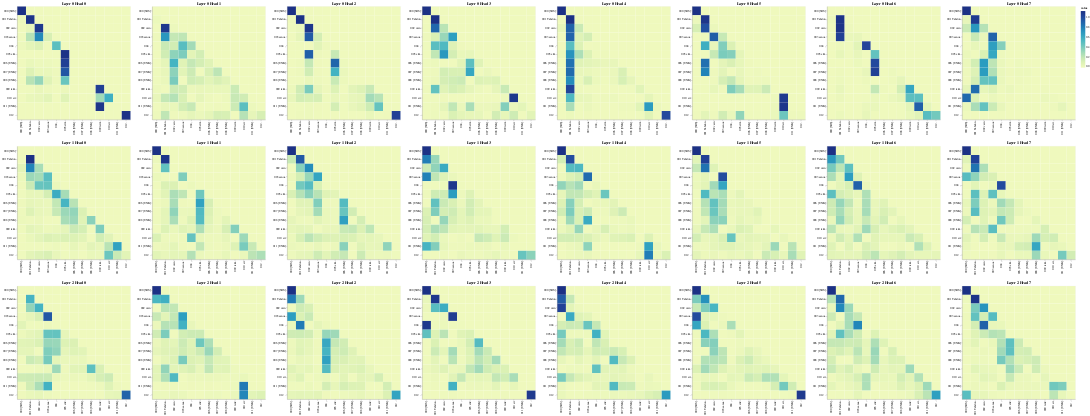

Here is the notebook cell this chart was saved with:
### Markdown cell above
### Decoder Self-Attention

### Code cell
get_all_attention_maps("decoder", layers, heads, decoder_input_tokens, decoder_input_tokens, min(20, sentence_length))

### Figure 1 — Vega-Lite specification as saved in the notebook (floating-point values rounded to 4 significant figures; data arrays with more than 128 entries replaced by an {"elided": "..."} marker saying what was removed)
{"config": {"view": {"continuousWidth": 300, "continuousHeight": 300}}, "vconcat": [{"hconcat": [{"data": {"name": "data-dbecc0b2ae54ac581e19ef372d4d9ed4"}, "mark": {"type": "rect"}, "encoding": {"color": {"field": "value", "type": "quantitative"}, "tooltip": [{"field": "row", "type": "quantitative"}, {"field": "column", "type": "quantitative"}, {"field": "value", "type": "quantitative"}, {"field": "row_token", "type": "nominal"}, {"field": "col_token", "type": "nominal"}], "x": {"axis": {"title": ""}, "field": "col_token", "type": "nominal"}, "y": {"axis": {"title": ""}, "field": "row_token", "type": "nominal"}}, "height": 400, "name": "view_25", "title": "Layer 0 Head 0", "width": 400}, {"data": {"name": "data-ac32cddfe577850a31e739a5f0d7e219"}, "mark": {"type": "rect"}, "encoding": {"color": {"field": "value", "type": "quantitative"}, "tooltip": [{"field": "row", "type": "quantitative"}, {"field": "column", "type": "quantitative"}, {"field": "value", "type": "quantitative"}, {"field": "row_token", "type": "nominal"}, {"field": "col_token", "type": "nominal"}], "x": {"axis": {"title": ""}, "field": "col_token", "type": "nominal"}, "y": {"axis": {"title": ""}, "field": "row_token", "type": "nominal"}}, "height": 400, "name": "view_26", "title": "Layer 0 Head 1", "width": 400}, {"data": {"name": "data-440d7ce60f3c70d982cdd876fc06fef8"}, "mark": {"type": "rect"}, "encoding": {"color": {"field": "value", "type": "quantitative"}, "tooltip": [{"field": "row", "type": "quantitative"}, {"field": "column", "type": "quantitative"}, {"field": "value", "type": "quantitative"}, {"field": "row_token", "type": "nominal"}, {"field": "col_token", "type": "nominal"}], "x": {"axis": {"title": ""}, "field": "col_token", "type": "nominal"}, "y": {"axis": {"title": ""}, "field": "row_token", "type": "nominal"}}, "height": 400, "name": "view_27", "title": "Layer 0 Head 2", "width": 400}, {"data": {"name": "data-11430d51e4e2f97269501ff8b1478418"}, "mark": {"type": "rect"}, "encoding": {"color": {"field": "value", "type": "quantitative"}, "tooltip": [{"field": "row", "type": "quantitative"}, {"field": "column", "type": "quantitative"}, {"field": "value", "type": "quantitative"}, {"field": "row_token", "type": "nominal"}, {"field": "col_token", "type": "nominal"}], "x": {"axis": {"title": ""}, "field": "col_token", "type": "nominal"}, "y": {"axis": {"title": ""}, "field": "row_token", "type": "nominal"}}, "height": 400, "name": "view_28", "title": "Layer 0 Head 3", "width": 400}, {"data": {"name": "data-43adbbff849b4146e08d20ed8d720259"}, "mark": {"type": "rect"}, "encoding": {"color": {"field": "value", "type": "quantitative"}, "tooltip": [{"field": "row", "type": "quantitative"}, {"field": "column", "type": "quantitative"}, {"field": "value", "type": "quantitative"}, {"field": "row_token", "type": "nominal"}, {"field": "col_token", "type": "nominal"}], "x": {"axis": {"title": ""}, "field": "col_token", "type": "nominal"}, "y": {"axis": {"title": ""}, "field": "row_token", "type": "nominal"}}, "height": 400, "name": "view_29", "title": "Layer 0 Head 4", "width": 400}, {"data": {"name": "data-4415318be25e9d9c2348c2fa1eef00dc"}, "mark": {"type": "rect"}, "encoding": {"color": {"field": "value", "type": "quantitative"}, "tooltip": [{"field": "row", "type": "quantitative"}, {"field": "column", "type": "quantitative"}, {"field": "value", "type": "quantitative"}, {"field": "row_token", "type": "nominal"}, {"field": "col_token", "type": "nominal"}], "x": {"axis": {"title": ""}, "field": "col_token", "type": "nominal"}, "y": {"axis": {"title": ""}, "field": "row_token", "type": "nominal"}}, "height": 400, "name": "view_30", "title": "Layer 0 Head 5", "width": 400}, {"data": {"name": "data-4fc9d22c961ce734ad25eb5cc6077bfd"}, "mark": {"type": "rect"}, "encoding": {"color": {"field": "value", "type": "quantitative"}, "tooltip": [{"field": "row", "type": "quantitative"}, {"field": "column", "type": "quantitative"}, {"field": "value", "type": "quantitative"}, {"field": "row_token", "type": "nominal"}, {"field": "col_token", "type": "nominal"}], "x": {"axis": {"title": ""}, "field": "col_token", "type": "nominal"}, "y": {"axis": {"title": ""}, "field": "row_token", "type": "nominal"}}, "height": 400, "name": "view_31", "title": "Layer 0 Head 6", "width": 400}, {"data": {"name": "data-1e0737e942f4faf5c8ece1f1a64199ac"}, "mark": {"type": "rect"}, "encoding": {"color": {"field": "value", "type": "quantitative"}, "tooltip": [{"field": "row", "type": "quantitative"}, {"field": "column", "type": "quantitative"}, {"field": "value", "type": "quantitative"}, {"field": "row_token", "type": "nominal"}, {"field": "col_token", "type": "nominal"}], "x": {"axis": {"title": ""}, "field": "col_token", "type": "nominal"}, "y": {"axis": {"title": ""}, "field": "row_token", "type": "nominal"}}, "height": 400, "name": "view_32", "title": "Layer 0 Head 7", "width": 400}]}, {"hconcat": [{"data": {"name": "data-9efffc35b3c2242017773f7925795140"}, "mark": {"type": "rect"}, "encoding": {"color": {"field": "value", "type": "quantitative"}, "tooltip": [{"field": "row", "type": "quantitative"}, {"field": "column", "type": "quantitative"}, {"field": "value", "type": "quantitative"}, {"field": "row_token", "type": "nominal"}, {"field": "col_token", "type": "nominal"}], "x": {"axis": {"title": ""}, "field": "col_token", "type": "nominal"}, "y": {"axis": {"title": ""}, "field": "row_token", "type": "nominal"}}, "height": 400, "name": "view_33", "title": "Layer 1 Head 0", "width": 400}, {"data": {"name": "data-4b0afcd7724a6e8ffc510f5390681aa7"}, "mark": {"type": "rect"}, "encoding": {"color": {"field": "value", "type": "quantitative"}, "tooltip": [{"field": "row", "type": "quantitative"}, {"field": "column", "type": "quantitative"}, {"field": "value", "type": "quantitative"}, {"field": "row_token", "type": "nominal"}, {"field": "col_token", "type": "nominal"}], "x": {"axis": {"title": ""}, "field": "col_token", "type": "nominal"}, "y": {"axis": {"title": ""}, "field": "row_token", "type": "nominal"}}, "height": 400, "name": "view_34", "title": "Layer 1 Head 1", "width": 400}, {"data": {"name": "data-361d231b9e3ca5e4b3e07821fc1a5617"}, "mark": {"type": "rect"}, "encoding": {"color": {"field": "value", "type": "quantitative"}, "tooltip": [{"field": "row", "type": "quantitative"}, {"field": "column", "type": "quantitative"}, {"field": "value", "type": "quantitative"}, {"field": "row_token", "type": "nominal"}, {"field": "col_token", "type": "nominal"}], "x": {"axis": {"title": ""}, "field": "col_token", "type": "nominal"}, "y": {"axis": {"title": ""}, "field": "row_token", "type": "nominal"}}, "height": 400, "name": "view_35", "title": "Layer 1 Head 2", "width": 400}, {"data": {"name": "data-beebb6dfa855457aada3c6b50c887b43"}, "mark": {"type": "rect"}, "encoding": {"color": {"field": "value", "type": "quantitative"}, "tooltip": [{"field": "row", "type": "quantitative"}, {"field": "column", "type": "quantitative"}, {"field": "value", "type": "quantitative"}, {"field": "row_token", "type": "nominal"}, {"field": "col_token", "type": "nominal"}], "x": {"axis": {"title": ""}, "field": "col_token", "type": "nominal"}, "y": {"axis": {"title": ""}, "field": "row_token", "type": "nominal"}}, "height": 400, "name": "view_36", "title": "Layer 1 Head 3", "width": 400}, {"data": {"name": "data-2cd8ba163ed7076e73d5be813b052d50"}, "mark": {"type": "rect"}, "encoding": {"color": {"field": "value", "type": "quantitative"}, "tooltip": [{"field": "row", "type": "quantitative"}, {"field": "column", "type": "quantitative"}, {"field": "value", "type": "quantitative"}, {"field": "row_token", "type": "nominal"}, {"field": "col_token", "type": "nominal"}], "x": {"axis": {"title": ""}, "field": "col_token", "type": "nominal"}, "y": {"axis": {"title": ""}, "field": "row_token", "type": "nominal"}}, "height": 400, "name": "view_37", "title": "Layer 1 Head 4", "width": 400}, {"data": {"name": "data-4021dbe9dc2d18f1dd5f8241cba5d685"}, "mark": {"type": "rect"}, "encoding": {"color": {"field": "value", "type": "quantitative"}, "tooltip": [{"field": "row", "type": "quantitative"}, {"field": "column", "type": "quantitative"}, {"field": "value", "type": "quantitative"}, {"field": "row_token", "type": "nominal"}, {"field": "col_token", "type": "nominal"}], "x": {"axis": {"title": ""}, "field": "col_token", "type": "nominal"}, "y": {"axis": {"title": ""}, "field": "row_token", "type": "nominal"}}, "height": 400, "name": "view_38", "title": "Layer 1 Head 5", "width": 400}, {"data": {"name": "data-95a940432bc1f98f75b954ba3a9728aa"}, "mark": {"type": "rect"}, "encoding": {"color": {"field": "value", "type": "quantitative"}, "tooltip": [{"field": "row", "type": "quantitative"}, {"field": "column", "type": "quantitative"}, {"field": "value", "type": "quantitative"}, {"field": "row_token", "type": "nominal"}, {"field": "col_token", "type": "nominal"}], "x": {"axis": {"title": ""}, "field": "col_token", "type": "nominal"}, "y": {"axis": {"title": ""}, "field": "row_token", "type": "nominal"}}, "height": 400, "name": "view_39", "title": "Layer 1 Head 6", "width": 400}, {"data": {"name": "data-eda6d3e56d181002c6a4ed4883b5dc10"}, "mark": {"type": "rect"}, "encoding": {"color": {"field": "value", "type": "quantitative"}, "tooltip": [{"field": "row", "type": "quantitative"}, {"field": "column", "type": "quantitative"}, {"field": "value", "type": "quantitative"}, {"field": "row_token", "type": "nominal"}, {"field": "col_token", "type": "nominal"}], "x": {"axis": {"title": ""}, "field": "col_token", "type": "nominal"}, "y": {"axis": {"title": ""}, "field": "row_token", "type": "nominal"}}, "height": 400, "name": "view_40", "title": "Layer 1 Head 7", "width": 400}]}, {"hconcat": [{"data": {"name": "data-5974187c0ceb7362a62e57b9a5bf98cd"}, "mark": {"type": "rect"}, "encoding": {"color": {"field": "value", "type": "quantitative"}, "tooltip": [{"field": "row", "type": "quantitative"}, {"field": "column", "type": "quantitative"}, {"field": "value", "type": "quantitative"}, {"field": "row_token", "type": "nominal"}, {"field": "col_token", "type": "nominal"}], "x": {"axis": {"title": ""}, "field": "col_token", "type": "nominal"}, "y": {"axis": {"title": ""}, "field": "row_token", "type": "nominal"}}, "height": 400, "name": "view_41", "title": "Layer 2 Head 0", "width": 400}, {"data": {"name": "data-aa747e279100929857955150fac510d9"}, "mark": {"type": "rect"}, "encoding": {"color": {"field": "value", "type": "quantitative"}, "tooltip": [{"field": "row", "type": "quantitative"}, {"field": "column", "type": "quantitative"}, {"field": "value", "type": "quantitative"}, {"field": "row_token", "type": "nominal"}, {"field": "col_token", "type": "nominal"}], "x": {"axis": {"title": ""}, "field": "col_token", "type": "nominal"}, "y": {"axis": {"title": ""}, "field": "row_token", "type": "nominal"}}, "height": 400, "name": "view_42", "title": "Layer 2 Head 1", "width": 400}, {"data": {"name": "data-c1423c8299633dfc738982961b8250d7"}, "mark": {"type": "rect"}, "encoding": {"color": {"field": "value", "type": "quantitative"}, "tooltip": [{"field": "row", "type": "quantitative"}, {"field": "column", "type": "quantitative"}, {"field": "value", "type": "quantitative"}, {"field": "row_token", "type": "nominal"}, {"field": "col_token", "type": "nominal"}], "x": {"axis": {"title": ""}, "field": "col_token", "type": "nominal"}, "y": {"axis": {"title": ""}, "field": "row_token", "type": "nominal"}}, "height": 400, "name": "view_43", "title": "Layer 2 Head 2", "width": 400}, {"data": {"name": "data-6d914503c2cccab1de3ad2152c7164ff"}, "mark": {"type": "rect"}, "encoding": {"color": {"field": "value", "type": "quantitative"}, "tooltip": [{"field": "row", "type": "quantitative"}, {"field": "column", "type": "quantitative"}, {"field": "value", "type": "quantitative"}, {"field": "row_token", "type": "nominal"}, {"field": "col_token", "type": "nominal"}], "x": {"axis": {"title": ""}, "field": "col_token", "type": "nominal"}, "y": {"axis": {"title": ""}, "field": "row_token", "type": "nominal"}}, "height": 400, "name": "view_44", "title": "Layer 2 Head 3", "width": 400}, {"data": {"name": "data-78c77940c9cab37d574dbeef760734dd"}, "mark": {"type": "rect"}, "encoding": {"color": {"field": "value", "type": "quantitative"}, "tooltip": [{"field": "row", "type": "quantitative"}, {"field": "column", "type": "quantitative"}, {"field": "value", "type": "quantitative"}, {"field": "row_token", "type": "nominal"}, {"field": "col_token", "type": "nominal"}], "x": {"axis": {"title": ""}, "field": "col_token", "type": "nominal"}, "y": {"axis": {"title": ""}, "field": "row_token", "type": "nominal"}}, "height": 400, "name": "view_45", "title": "Layer 2 Head 4", "width": 400}, {"data": {"name": "data-8531ec51870ed4bcc68948ebc79fabc3"}, "mark": {"type": "rect"}, "encoding": {"color": {"field": "value", "type": "quantitative"}, "tooltip": [{"field": "row", "type": "quantitative"}, {"field": "column", "type": "quantitative"}, {"field": "value", "type": "quantitative"}, {"field": "row_token", "type": "nominal"}, {"field": "col_token", "type": "nominal"}], "x": {"axis": {"title": ""}, "field": "col_token", "type": "nominal"}, "y": {"axis": {"title": ""}, "field": "row_token", "type": "nominal"}}, "height": 400, "name": "view_46", "title": "Layer 2 Head 5", "width": 400}, {"data": {"name": "data-1c1fcf8d1739c53d5454337d463557ae"}, "mark": {"type": "rect"}, "encoding": {"color": {"field": "value", "type": "quantitative"}, "tooltip": [{"field": "row", "type": "quantitative"}, {"field": "column", "type": "quantitative"}, {"field": "value", "type": "quantitative"}, {"field": "row_token", "type": "nominal"}, {"field": "col_token", "type": "nominal"}], "x": {"axis": {"title": ""}, "field": "col_token", "type": "nominal"}, "y": {"axis": {"title": ""}, "field": "row_token", "type": "nominal"}}, "height": 400, "name": "view_47", "title": "Layer 2 Head 6", "width": 400}, {"data": {"name": "data-9c86205172c0ac0f8ea53264024860c6"}, "mark": {"type": "rect"}, "encoding": {"color": {"field": "value", "type": "quantitative"}, "tooltip": [{"field": "row", "type": "quantitative"}, {"field": "column", "type": "quantitative"}, {"field": "value", "type": "quantitative"}, {"field": "row_token", "type": "nominal"}, {"field": "col_token", "type": "nominal"}], "x": {"axis": {"title": ""}, "field": "col_token", "type": "nominal"}, "y": {"axis": {"title": ""}, "field": "row_token", "type": "nominal"}}, "height": 400, "name": "view_48", "title": "Layer 2 Head 7", "width": 400}]}], "params": [{"name": "param_25", "select": {"type": "interval", "encodings": ["x", "y"]}, "bind": "scales", "views": ["view_25"]}, {"name": "param_26", "select": {"type": "interval", "encodings": ["x", "y"]}, "bind": "scales", "views": ["view_26"]}, {"name": "param_27", "select": {"type": "interval", "encodings": ["x", "y"]}, "bind": "scales", "views": ["view_27"]}, {"name": "param_28", "select": {"type": "interval", "encodings": ["x", "y"]}, "bind": "scales", "views": ["view_28"]}, {"name": "param_29", "select": {"type": "interval", "encodings": ["x", "y"]}, "bind": "scales", "views": ["view_29"]}, {"name": "param_30", "select": {"type": "interval", "encodings": ["x", "y"]}, "bind": "scales", "views": ["view_30"]}, {"name": "param_31", "select": {"type": "interval", "encodings": ["x", "y"]}, "bind": "scales", "views": ["view_31"]}, {"name": "param_32", "select": {"type": "interval", "encodings": ["x", "y"]}, "bind": "scales", "views": ["view_32"]}, {"name": "param_33", "select": {"type": "interval", "encodings": ["x", "y"]}, "bind": "scales", "views": ["view_33"]}, {"name": "param_34", "select": {"type": "interval", "encodings": ["x", "y"]}, "bind": "scales", "views": ["view_34"]}, {"name": "param_35", "select": {"type": "interval", "encodings": ["x", "y"]}, "bind": "scales", "views": ["view_35"]}, {"name": "param_36", "select": {"type": "interval", "encodings": ["x", "y"]}, "bind": "scales", "views": ["view_36"]}, {"name": "param_37", "select": {"type": "interval", "encodings": ["x", "y"]}, "bind": "scales", "views": ["view_37"]}, {"name": "param_38", "select": {"type": "interval", "encodings": ["x", "y"]}, "bind": "scales", "views": ["view_38"]}, {"name": "param_39", "select": {"type": "interval", "encodings": ["x", "y"]}, "bind": "scales", "views": ["view_39"]}, {"name": "param_40", "select": {"type": "interval", "encodings": ["x", "y"]}, "bind": "scales", "views": ["view_40"]}, {"name": "param_41", "select": {"type": "interval", "encodings": ["x", "y"]}, "bind": "scales", "views": ["view_41"]}, {"name": "param_42", "select": {"type": "interval", "encodings": ["x", "y"]}, "bind": "scales", "views": ["view_42"]}, {"name": "param_43", "select": {"type": "interval", "encodings": ["x", "y"]}, "bind": "scales", "views": ["view_43"]}, {"name": "param_44", "select": {"type": "interval", "encodings": ["x", "y"]}, "bind": "scales", "views": ["view_44"]}, {"name": "param_45", "select": {"type": "interval", "encodings": ["x", "y"]}, "bind": "scales", "views": ["view_45"]}, {"name": "param_46", "select": {"type": "interval", "encodings": ["x", "y"]}, "bind": "scales", "views": ["view_46"]}, {"name": "param_47", "select": {"type": "interval", "encodings": ["x", "y"]}, "bind": "scales", "views": ["view_47"]}, {"name": "param_48", "select": {"type": "interval", "encodings": ["x", "y"]}, "bind": "scales", "views": ["view_48"]}], "$schema": "https://vega.github.io/schema/vega-lite/v5.20.1.json", "datasets": {"data-dbecc0b2ae54ac581e19ef372d4d9ed4": {"elided": "169 records"}, "data-ac32cddfe577850a31e739a5f0d7e219": {"elided": "169 records"}, "data-440d7ce60f3c70d982cdd876fc06fef8": {"elided": "169 records"}, "data-11430d51e4e2f97269501ff8b1478418": {"elided": "169 records"}, "data-43adbbff849b4146e08d20ed8d720259": {"elided": "169 records"}, "data-4415318be25e9d9c2348c2fa1eef00dc": {"elided": "169 records"}, "data-4fc9d22c961ce734ad25eb5cc6077bfd": {"elided": "169 records"}, "data-1e0737e942f4faf5c8ece1f1a64199ac": {"elided": "169 records"}, "data-9efffc35b3c2242017773f7925795140": {"elided": "169 records"}, "data-4b0afcd7724a6e8ffc510f5390681aa7": {"elided": "169 records"}, "data-361d231b9e3ca5e4b3e07821fc1a5617": {"elided": "169 records"}, "data-beebb6dfa855457aada3c6b50c887b43": {"elided": "169 records"}, "data-2cd8ba163ed7076e73d5be813b052d50": {"elided": "169 records"}, "data-4021dbe9dc2d18f1dd5f8241cba5d685": {"elided": "169 records"}, "data-95a940432bc1f98f75b954ba3a9728aa": {"elided": "169 records"}, "data-eda6d3e56d181002c6a4ed4883b5dc10": {"elided": "169 records"}, "data-5974187c0ceb7362a62e57b9a5bf98cd": {"elided": "169 records"}, "data-aa747e279100929857955150fac510d9": {"elided": "169 records"}, "data-c1423c8299633dfc738982961b8250d7": {"elided": "169 records"}, "data-6d914503c2cccab1de3ad2152c7164ff": {"elided": "169 records"}, "data-78c77940c9cab37d574dbeef760734dd": {"elided": "169 records"}, "data-8531ec51870ed4bcc68948ebc79fabc3": {"elided": "169 records"}, "data-1c1fcf8d1739c53d5454337d463557ae": {"elided": "169 records"}, "data-9c86205172c0ac0f8ea53264024860c6": {"elided": "169 records"}}}
